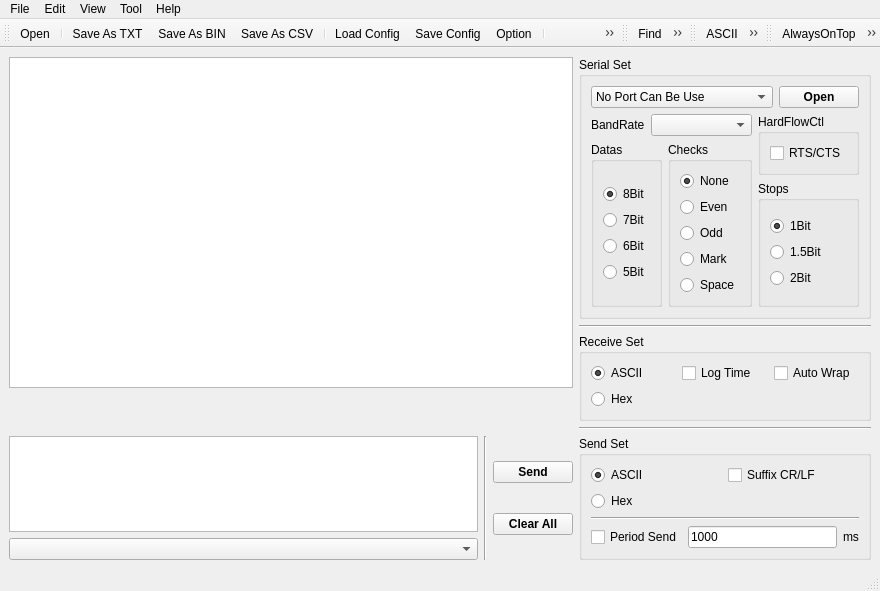
<?xml version="1.0" encoding="UTF-8"?>
<ui version="4.0">
 <class>SerialAssistantLXL</class>
 <widget class="QMainWindow" name="SerialAssistantLXL">
  <property name="geometry">
   <rect>
    <x>0</x>
    <y>0</y>
    <width>880</width>
    <height>571</height>
   </rect>
  </property>
  <property name="windowTitle">
   <string>SerialAssistantLXL</string>
  </property>
  <property name="windowIcon">
   <iconset>
    <normaloff>:/picture/images/Picture/7.jpg</normaloff>:/picture/images/Picture/7.jpg</iconset>
  </property>
  <widget class="QWidget" name="centralwidget">
   <layout class="QVBoxLayout" name="verticalLayout_19">
    <item>
     <layout class="QHBoxLayout" name="horizontalLayout_9" stretch="1,0">
      <item>
       <layout class="QVBoxLayout" name="verticalLayout_18" stretch="8,1,3">
        <item>
         <widget class="QTextBrowser" name="textBrowserReceive">
          <property name="acceptRichText">
           <bool>false</bool>
          </property>
          <property name="openLinks">
           <bool>false</bool>
          </property>
         </widget>
        </item>
        <item>
         <spacer name="verticalSpacer_6">
          <property name="orientation">
           <enum>Qt::Vertical</enum>
          </property>
          <property name="sizeHint" stdset="0">
           <size>
            <width>20</width>
            <height>40</height>
           </size>
          </property>
         </spacer>
        </item>
        <item>
         <layout class="QHBoxLayout" name="horizontalLayout_7">
          <item>
           <layout class="QVBoxLayout" name="verticalLayout_15">
            <item>
             <widget class="QTextEdit" name="textEditSend">
              <property name="whatsThis">
               <string>&lt;html&gt;&lt;head/&gt;&lt;body&gt;&lt;p&gt;&lt;br/&gt;&lt;/p&gt;&lt;/body&gt;&lt;/html&gt;</string>
              </property>
              <property name="acceptRichText">
               <bool>false</bool>
              </property>
             </widget>
            </item>
            <item>
             <widget class="QComboBox" name="comboBoxSndHistory"/>
            </item>
           </layout>
          </item>
          <item>
           <widget class="Line" name="line_4">
            <property name="orientation">
             <enum>Qt::Vertical</enum>
            </property>
           </widget>
          </item>
          <item>
           <layout class="QVBoxLayout" name="verticalLayout_14">
            <item>
             <spacer name="verticalSpacer_3">
              <property name="orientation">
               <enum>Qt::Vertical</enum>
              </property>
              <property name="sizeHint" stdset="0">
               <size>
                <width>20</width>
                <height>40</height>
               </size>
              </property>
             </spacer>
            </item>
            <item>
             <widget class="QPushButton" name="pushButtonSend">
              <property name="font">
               <font>
                <weight>75</weight>
                <bold>true</bold>
               </font>
              </property>
              <property name="text">
               <string>Send</string>
              </property>
              <property name="checkable">
               <bool>true</bool>
              </property>
             </widget>
            </item>
            <item>
             <spacer name="verticalSpacer_5">
              <property name="orientation">
               <enum>Qt::Vertical</enum>
              </property>
              <property name="sizeHint" stdset="0">
               <size>
                <width>20</width>
                <height>40</height>
               </size>
              </property>
             </spacer>
            </item>
            <item>
             <widget class="QPushButton" name="pushButtonClear">
              <property name="font">
               <font>
                <weight>75</weight>
                <bold>true</bold>
               </font>
              </property>
              <property name="text">
               <string>Clear All</string>
              </property>
             </widget>
            </item>
            <item>
             <spacer name="verticalSpacer_4">
              <property name="orientation">
               <enum>Qt::Vertical</enum>
              </property>
              <property name="sizeHint" stdset="0">
               <size>
                <width>20</width>
                <height>40</height>
               </size>
              </property>
             </spacer>
            </item>
           </layout>
          </item>
         </layout>
        </item>
       </layout>
      </item>
      <item>
       <layout class="QVBoxLayout" name="verticalLayout_17">
        <item>
         <widget class="QGroupBox" name="groupBox_5">
          <property name="font">
           <font>
            <italic>false</italic>
           </font>
          </property>
          <property name="title">
           <string>Serial Set</string>
          </property>
          <layout class="QVBoxLayout" name="verticalLayout_11">
           <item>
            <layout class="QVBoxLayout" name="verticalLayout_10">
             <item>
              <layout class="QHBoxLayout" name="horizontalLayout_2" stretch="1,0">
               <item>
                <widget class="QComboBox" name="comboBoxPort">
                 <property name="sizePolicy">
                  <sizepolicy hsizetype="Preferred" vsizetype="Fixed">
                   <horstretch>0</horstretch>
                   <verstretch>0</verstretch>
                  </sizepolicy>
                 </property>
                 <item>
                  <property name="text">
                   <string>No Port Can Be Use</string>
                  </property>
                 </item>
                </widget>
               </item>
               <item>
                <widget class="QPushButton" name="pushButtonOpen">
                 <property name="font">
                  <font>
                   <weight>75</weight>
                   <bold>true</bold>
                  </font>
                 </property>
                 <property name="text">
                  <string>Open</string>
                 </property>
                 <property name="checkable">
                  <bool>true</bool>
                 </property>
                 <property name="checked">
                  <bool>false</bool>
                 </property>
                </widget>
               </item>
              </layout>
             </item>
             <item>
              <layout class="QHBoxLayout" name="horizontalLayout_4">
               <item>
                <layout class="QVBoxLayout" name="verticalLayout_9">
                 <item>
                  <layout class="QHBoxLayout" name="horizontalLayout" stretch="0,1">
                   <item>
                    <widget class="QLabel" name="label">
                     <property name="text">
                      <string>BandRate</string>
                     </property>
                     <property name="buddy">
                      <cstring>comboBoxBand</cstring>
                     </property>
                    </widget>
                   </item>
                   <item>
                    <widget class="QComboBox" name="comboBoxBand">
                     <property name="currentText">
                      <string/>
                     </property>
                     <property name="currentIndex">
                      <number>-1</number>
                     </property>
                    </widget>
                   </item>
                  </layout>
                 </item>
                 <item>
                  <layout class="QHBoxLayout" name="horizontalLayout_3">
                   <item>
                    <widget class="QGroupBox" name="groupBox_datasize">
                     <property name="title">
                      <string>Datas</string>
                     </property>
                     <layout class="QVBoxLayout" name="verticalLayout_7">
                      <item>
                       <layout class="QVBoxLayout" name="verticalLayout">
                        <item>
                         <widget class="QRadioButton" name="radioButtonData8Bit">
                          <property name="text">
                           <string>8Bit</string>
                          </property>
                          <property name="checked">
                           <bool>true</bool>
                          </property>
                         </widget>
                        </item>
                        <item>
                         <widget class="QRadioButton" name="radioButtonData7Bit">
                          <property name="text">
                           <string>7Bit</string>
                          </property>
                         </widget>
                        </item>
                        <item>
                         <widget class="QRadioButton" name="radioButtonData6Bit">
                          <property name="text">
                           <string>6Bit</string>
                          </property>
                         </widget>
                        </item>
                        <item>
                         <widget class="QRadioButton" name="radioButtonData5Bit">
                          <property name="text">
                           <string>5Bit</string>
                          </property>
                         </widget>
                        </item>
                       </layout>
                      </item>
                     </layout>
                    </widget>
                   </item>
                   <item>
                    <widget class="QGroupBox" name="groupBox_parity">
                     <property name="title">
                      <string>Checks</string>
                     </property>
                     <layout class="QVBoxLayout" name="verticalLayout_5">
                      <item>
                       <layout class="QVBoxLayout" name="verticalLayout_3">
                        <item>
                         <widget class="QRadioButton" name="radioButtonParityNone">
                          <property name="text">
                           <string>None</string>
                          </property>
                          <property name="checked">
                           <bool>true</bool>
                          </property>
                         </widget>
                        </item>
                        <item>
                         <widget class="QRadioButton" name="radioButtonParityEven">
                          <property name="text">
                           <string>Even</string>
                          </property>
                         </widget>
                        </item>
                        <item>
                         <widget class="QRadioButton" name="radioButtonParityOdd">
                          <property name="text">
                           <string>Odd</string>
                          </property>
                         </widget>
                        </item>
                        <item>
                         <widget class="QRadioButton" name="radioButtonParityMark">
                          <property name="text">
                           <string>Mark</string>
                          </property>
                         </widget>
                        </item>
                        <item>
                         <widget class="QRadioButton" name="radioButtonSpace">
                          <property name="text">
                           <string>Space</string>
                          </property>
                         </widget>
                        </item>
                       </layout>
                      </item>
                     </layout>
                    </widget>
                   </item>
                  </layout>
                 </item>
                </layout>
               </item>
               <item>
                <layout class="QVBoxLayout" name="verticalLayout_8" stretch="0,1">
                 <item>
                  <widget class="QGroupBox" name="groupBox_4">
                   <property name="title">
                    <string>HardFlowCtl</string>
                   </property>
                   <layout class="QVBoxLayout" name="verticalLayout_4">
                    <item>
                     <widget class="QCheckBox" name="checkBoxFlowCtrl">
                      <property name="text">
                       <string>RTS/CTS</string>
                      </property>
                     </widget>
                    </item>
                   </layout>
                  </widget>
                 </item>
                 <item>
                  <widget class="QGroupBox" name="groupBox_stops">
                   <property name="title">
                    <string>Stops</string>
                   </property>
                   <layout class="QVBoxLayout" name="verticalLayout_6">
                    <item>
                     <layout class="QVBoxLayout" name="verticalLayout_2">
                      <item>
                       <widget class="QRadioButton" name="radioButtonStop1Bit">
                        <property name="text">
                         <string>1Bit</string>
                        </property>
                        <property name="checked">
                         <bool>true</bool>
                        </property>
                       </widget>
                      </item>
                      <item>
                       <widget class="QRadioButton" name="radioButtonStop1_5Bit">
                        <property name="text">
                         <string>1.5Bit</string>
                        </property>
                       </widget>
                      </item>
                      <item>
                       <widget class="QRadioButton" name="radioButtonStop2Bit">
                        <property name="text">
                         <string>2Bit</string>
                        </property>
                       </widget>
                      </item>
                     </layout>
                    </item>
                   </layout>
                  </widget>
                 </item>
                </layout>
               </item>
              </layout>
             </item>
            </layout>
           </item>
          </layout>
         </widget>
        </item>
        <item>
         <spacer name="verticalSpacer_8">
          <property name="orientation">
           <enum>Qt::Vertical</enum>
          </property>
          <property name="sizeHint" stdset="0">
           <size>
            <width>20</width>
            <height>40</height>
           </size>
          </property>
         </spacer>
        </item>
        <item>
         <widget class="Line" name="line_2">
          <property name="orientation">
           <enum>Qt::Horizontal</enum>
          </property>
         </widget>
        </item>
        <item>
         <spacer name="verticalSpacer">
          <property name="orientation">
           <enum>Qt::Vertical</enum>
          </property>
          <property name="sizeHint" stdset="0">
           <size>
            <width>20</width>
            <height>40</height>
           </size>
          </property>
         </spacer>
        </item>
        <item>
         <widget class="QGroupBox" name="groupBox_rcv">
          <property name="font">
           <font>
            <italic>false</italic>
           </font>
          </property>
          <property name="title">
           <string>Receive Set</string>
          </property>
          <property name="flat">
           <bool>false</bool>
          </property>
          <layout class="QVBoxLayout" name="verticalLayout_13">
           <item>
            <layout class="QHBoxLayout" name="horizontalLayout_8">
             <item>
              <widget class="QRadioButton" name="radioButtonRxAscii">
               <property name="text">
                <string>ASCII</string>
               </property>
               <property name="checked">
                <bool>true</bool>
               </property>
              </widget>
             </item>
             <item>
              <widget class="QCheckBox" name="checkBoxRxRecordTime">
               <property name="text">
                <string>Log Time</string>
               </property>
              </widget>
             </item>
             <item>
              <widget class="QCheckBox" name="checkBoxRxAutoCLRF">
               <property name="text">
                <string>Auto Wrap</string>
               </property>
              </widget>
             </item>
            </layout>
           </item>
           <item>
            <widget class="QRadioButton" name="radioButtonRxHex">
             <property name="text">
              <string>Hex</string>
             </property>
            </widget>
           </item>
          </layout>
         </widget>
        </item>
        <item>
         <spacer name="verticalSpacer_7">
          <property name="orientation">
           <enum>Qt::Vertical</enum>
          </property>
          <property name="sizeHint" stdset="0">
           <size>
            <width>20</width>
            <height>40</height>
           </size>
          </property>
         </spacer>
        </item>
        <item>
         <widget class="Line" name="line_3">
          <property name="orientation">
           <enum>Qt::Horizontal</enum>
          </property>
         </widget>
        </item>
        <item>
         <spacer name="verticalSpacer_2">
          <property name="orientation">
           <enum>Qt::Vertical</enum>
          </property>
          <property name="sizeHint" stdset="0">
           <size>
            <width>20</width>
            <height>40</height>
           </size>
          </property>
         </spacer>
        </item>
        <item>
         <widget class="QGroupBox" name="groupBox_snd">
          <property name="title">
           <string>Send Set</string>
          </property>
          <layout class="QVBoxLayout" name="verticalLayout_16">
           <item>
            <layout class="QVBoxLayout" name="verticalLayout_12">
             <item>
              <layout class="QHBoxLayout" name="horizontalLayout_6">
               <item>
                <widget class="QRadioButton" name="radioButtonTxAscii">
                 <property name="text">
                  <string>ASCII</string>
                 </property>
                 <property name="checked">
                  <bool>true</bool>
                 </property>
                </widget>
               </item>
               <item>
                <widget class="QCheckBox" name="checkBoxTxAutoCRLF">
                 <property name="text">
                  <string>Suffix CR/LF</string>
                 </property>
                </widget>
               </item>
              </layout>
             </item>
             <item>
              <widget class="QRadioButton" name="radioButtonTxHex">
               <property name="text">
                <string>Hex</string>
               </property>
              </widget>
             </item>
             <item>
              <widget class="Line" name="line">
               <property name="orientation">
                <enum>Qt::Horizontal</enum>
               </property>
              </widget>
             </item>
             <item>
              <layout class="QHBoxLayout" name="horizontalLayout_5">
               <item>
                <widget class="QCheckBox" name="checkBoxTxPeriodEnable">
                 <property name="whatsThis">
                  <string>&lt;html&gt;&lt;head/&gt;&lt;body&gt;&lt;p&gt;&lt;br/&gt;&lt;/p&gt;&lt;/body&gt;&lt;/html&gt;</string>
                 </property>
                 <property name="text">
                  <string>Period Send</string>
                 </property>
                </widget>
               </item>
               <item>
                <widget class="QLineEdit" name="lineEditPeriodMs">
                 <property name="text">
                  <string>1000</string>
                 </property>
                </widget>
               </item>
               <item>
                <widget class="QLabel" name="label_2">
                 <property name="text">
                  <string>ms</string>
                 </property>
                 <property name="buddy">
                  <cstring>lineEditPeriodMs</cstring>
                 </property>
                </widget>
               </item>
              </layout>
             </item>
            </layout>
           </item>
          </layout>
         </widget>
        </item>
       </layout>
      </item>
     </layout>
    </item>
   </layout>
  </widget>
  <widget class="QMenuBar" name="menubar">
   <property name="geometry">
    <rect>
     <x>0</x>
     <y>0</y>
     <width>880</width>
     <height>23</height>
    </rect>
   </property>
   <widget class="QMenu" name="menuFile">
    <property name="title">
     <string>File</string>
    </property>
    <addaction name="actionOpen"/>
    <addaction name="separator"/>
    <addaction name="actionSaveAsTXT"/>
    <addaction name="actionSaveAsBIN"/>
    <addaction name="actionSaveAsCSV"/>
    <addaction name="separator"/>
    <addaction name="actionLoadConfig"/>
    <addaction name="actionSaveConfig"/>
    <addaction name="actionOption"/>
    <addaction name="separator"/>
    <addaction name="actionPrintPreview"/>
    <addaction name="actionPrint"/>
    <addaction name="separator"/>
    <addaction name="actionClose"/>
    <addaction name="actionQuit"/>
   </widget>
   <widget class="QMenu" name="menuTools">
    <property name="title">
     <string>Tool</string>
    </property>
    <addaction name="actionASCII"/>
    <addaction name="actionCRC"/>
    <addaction name="actionCheckSum"/>
    <addaction name="separator"/>
    <addaction name="actionStatisticalPie"/>
    <addaction name="actionStatisticalHist"/>
    <addaction name="actionStatisticalLine"/>
    <addaction name="separator"/>
    <addaction name="actionCalculator"/>
    <addaction name="actionCalendar"/>
   </widget>
   <widget class="QMenu" name="menuView">
    <property name="title">
     <string>View</string>
    </property>
    <addaction name="actionAlwaysOnTop"/>
    <addaction name="actionConfig"/>
    <addaction name="actionToolBarDisplay"/>
    <addaction name="actionEditBarDisplay"/>
    <addaction name="actionFileBarDispaly"/>
    <addaction name="separator"/>
   </widget>
   <widget class="QMenu" name="menuEdit">
    <property name="title">
     <string>Edit</string>
    </property>
    <addaction name="actionFind"/>
    <addaction name="separator"/>
    <addaction name="actionClearSend"/>
    <addaction name="actionClearSendHistory"/>
    <addaction name="actionClearReceive"/>
    <addaction name="actionClearAll"/>
   </widget>
   <widget class="QMenu" name="menuHelp">
    <property name="title">
     <string>Help</string>
    </property>
    <addaction name="actionHelp"/>
    <addaction name="actionAbout"/>
   </widget>
   <addaction name="menuFile"/>
   <addaction name="menuEdit"/>
   <addaction name="menuView"/>
   <addaction name="menuTools"/>
   <addaction name="menuHelp"/>
  </widget>
  <widget class="QToolBar" name="fileToolBar">
   <property name="windowTitle">
    <string>toolBar</string>
   </property>
   <attribute name="toolBarArea">
    <enum>TopToolBarArea</enum>
   </attribute>
   <attribute name="toolBarBreak">
    <bool>false</bool>
   </attribute>
   <addaction name="actionOpen"/>
   <addaction name="separator"/>
   <addaction name="actionSaveAsTXT"/>
   <addaction name="actionSaveAsBIN"/>
   <addaction name="actionSaveAsCSV"/>
   <addaction name="separator"/>
   <addaction name="actionLoadConfig"/>
   <addaction name="actionSaveConfig"/>
   <addaction name="actionOption"/>
   <addaction name="separator"/>
   <addaction name="actionPrintPreview"/>
   <addaction name="actionPrint"/>
  </widget>
  <widget class="QStatusBar" name="statusBar"/>
  <widget class="QToolBar" name="editToolBar">
   <property name="windowTitle">
    <string>toolBar</string>
   </property>
   <attribute name="toolBarArea">
    <enum>TopToolBarArea</enum>
   </attribute>
   <attribute name="toolBarBreak">
    <bool>false</bool>
   </attribute>
   <addaction name="actionFind"/>
   <addaction name="separator"/>
   <addaction name="actionClearReceive"/>
   <addaction name="actionClearSend"/>
   <addaction name="actionClearAll"/>
   <addaction name="actionClearSendHistory"/>
  </widget>
  <widget class="QToolBar" name="toolToolBar">
   <property name="windowTitle">
    <string>toolBar</string>
   </property>
   <attribute name="toolBarArea">
    <enum>TopToolBarArea</enum>
   </attribute>
   <attribute name="toolBarBreak">
    <bool>false</bool>
   </attribute>
   <addaction name="actionASCII"/>
   <addaction name="actionCRC"/>
   <addaction name="actionCheckSum"/>
   <addaction name="separator"/>
   <addaction name="actionStatisticalPie"/>
   <addaction name="actionStatisticalHist"/>
   <addaction name="actionStatisticalLine"/>
   <addaction name="separator"/>
   <addaction name="actionCalculator"/>
   <addaction name="actionCalendar"/>
  </widget>
  <widget class="QToolBar" name="viewToolBar">
   <property name="windowTitle">
    <string>toolBar</string>
   </property>
   <attribute name="toolBarArea">
    <enum>TopToolBarArea</enum>
   </attribute>
   <attribute name="toolBarBreak">
    <bool>false</bool>
   </attribute>
   <addaction name="actionAlwaysOnTop"/>
   <addaction name="actionConfig"/>
   <addaction name="separator"/>
   <addaction name="actionLayoutHorizontal"/>
   <addaction name="actionLayoutVertical"/>
   <addaction name="actionLayoutGrid"/>
   <addaction name="actionLayoutUserDefine"/>
   <addaction name="separator"/>
  </widget>
  <action name="actionSaveAsCSV">
   <property name="icon">
    <iconset resource="GUI_Source.qrc">
     <normaloff>:/png/images/png/csvFile.png</normaloff>:/png/images/png/csvFile.png</iconset>
   </property>
   <property name="text">
    <string>Save As CSV</string>
   </property>
  </action>
  <action name="actionSaveAsTXT">
   <property name="icon">
    <iconset resource="GUI_Source.qrc">
     <normaloff>:/png/images/png/txt.png</normaloff>:/png/images/png/txt.png</iconset>
   </property>
   <property name="text">
    <string>Save As TXT</string>
   </property>
   <property name="shortcut">
    <string>Ctrl+S</string>
   </property>
  </action>
  <action name="actionSaveAsBIN">
   <property name="icon">
    <iconset resource="GUI_Source.qrc">
     <normaloff>:/png/images/png/binary.png</normaloff>:/png/images/png/binary.png</iconset>
   </property>
   <property name="text">
    <string>Save As BIN</string>
   </property>
  </action>
  <action name="actionSaveConfig">
   <property name="icon">
    <iconset resource="GUI_Source.qrc">
     <normaloff>:/png/images/png/configuration.png</normaloff>:/png/images/png/configuration.png</iconset>
   </property>
   <property name="text">
    <string>Save Config</string>
   </property>
  </action>
  <action name="actionLoadConfig">
   <property name="icon">
    <iconset resource="GUI_Source.qrc">
     <normaloff>:/png/images/png/configuration.png</normaloff>:/png/images/png/configuration.png</iconset>
   </property>
   <property name="text">
    <string>Load Config</string>
   </property>
  </action>
  <action name="actionCRC">
   <property name="checkable">
    <bool>true</bool>
   </property>
   <property name="text">
    <string>CRC</string>
   </property>
  </action>
  <action name="actionASCII">
   <property name="checkable">
    <bool>true</bool>
   </property>
   <property name="icon">
    <iconset resource="GUI_Source.qrc">
     <normaloff>:/png/images/png/ascii.png</normaloff>:/png/images/png/ascii.png</iconset>
   </property>
   <property name="text">
    <string>ASCII</string>
   </property>
  </action>
  <action name="actionClearSendHistory">
   <property name="icon">
    <iconset resource="GUI_Source.qrc">
     <normaloff>:/png/images/png/editclear.png</normaloff>:/png/images/png/editclear.png</iconset>
   </property>
   <property name="text">
    <string>ClearSendHistory</string>
   </property>
   <property name="toolTip">
    <string>ClearSendHistory</string>
   </property>
  </action>
  <action name="actionCheckSum">
   <property name="checkable">
    <bool>true</bool>
   </property>
   <property name="icon">
    <iconset resource="GUI_Source.qrc">
     <normaloff>:/png/images/png/sum.png</normaloff>:/png/images/png/sum.png</iconset>
   </property>
   <property name="text">
    <string>CheckSum</string>
   </property>
  </action>
  <action name="actionHelp">
   <property name="icon">
    <iconset resource="GUI_Source.qrc">
     <normaloff>:/png/images/png/Help_and_Support.png</normaloff>:/png/images/png/Help_and_Support.png</iconset>
   </property>
   <property name="text">
    <string>Help</string>
   </property>
  </action>
  <action name="actionAbout">
   <property name="icon">
    <iconset resource="GUI_Source.qrc">
     <normaloff>:/png/images/png/about.png</normaloff>:/png/images/png/about.png</iconset>
   </property>
   <property name="text">
    <string>About</string>
   </property>
  </action>
  <action name="actionAlwaysOnTop">
   <property name="checkable">
    <bool>true</bool>
   </property>
   <property name="icon">
    <iconset resource="GUI_Source.qrc">
     <normaloff>:/png/images/png/top.png</normaloff>:/png/images/png/top.png</iconset>
   </property>
   <property name="text">
    <string>AlwaysOnTop</string>
   </property>
  </action>
  <action name="actionClearReceive">
   <property name="icon">
    <iconset resource="GUI_Source.qrc">
     <normaloff>:/png/images/png/editclear.png</normaloff>:/png/images/png/editclear.png</iconset>
   </property>
   <property name="text">
    <string>ClearReceive</string>
   </property>
   <property name="toolTip">
    <string>ClearReceive</string>
   </property>
  </action>
  <action name="actionClearSend">
   <property name="icon">
    <iconset resource="GUI_Source.qrc">
     <normaloff>:/png/images/png/editclear.png</normaloff>:/png/images/png/editclear.png</iconset>
   </property>
   <property name="text">
    <string>ClearSend</string>
   </property>
   <property name="toolTip">
    <string>ClearSend</string>
   </property>
  </action>
  <action name="actionClearAll">
   <property name="icon">
    <iconset resource="GUI_Source.qrc">
     <normaloff>:/png/images/png/editclear.png</normaloff>:/png/images/png/editclear.png</iconset>
   </property>
   <property name="text">
    <string>ClearAll</string>
   </property>
   <property name="toolTip">
    <string>ClearAll</string>
   </property>
  </action>
  <action name="actionLayoutHorizontal">
   <property name="checkable">
    <bool>true</bool>
   </property>
   <property name="icon">
    <iconset resource="GUI_Source.qrc">
     <normaloff>:/png/images/png/Horizontal.png</normaloff>:/png/images/png/Horizontal.png</iconset>
   </property>
   <property name="text">
    <string>LayoutHorizontal</string>
   </property>
  </action>
  <action name="actionLayoutVertical">
   <property name="checkable">
    <bool>true</bool>
   </property>
   <property name="icon">
    <iconset resource="GUI_Source.qrc">
     <normaloff>:/png/images/png/Vertical.png</normaloff>:/png/images/png/Vertical.png</iconset>
   </property>
   <property name="text">
    <string>LayoutVertical</string>
   </property>
  </action>
  <action name="actionLayoutGrid">
   <property name="checkable">
    <bool>true</bool>
   </property>
   <property name="icon">
    <iconset resource="GUI_Source.qrc">
     <normaloff>:/png/images/png/grid.png</normaloff>:/png/images/png/grid.png</iconset>
   </property>
   <property name="text">
    <string>LayoutGrid</string>
   </property>
  </action>
  <action name="actionLayoutUserDefine">
   <property name="checkable">
    <bool>true</bool>
   </property>
   <property name="icon">
    <iconset resource="GUI_Source.qrc">
     <normaloff>:/png/images/png/layoutUserDefine.png</normaloff>:/png/images/png/layoutUserDefine.png</iconset>
   </property>
   <property name="text">
    <string>LayoutUserDefine</string>
   </property>
  </action>
  <action name="actionOpen">
   <property name="icon">
    <iconset resource="GUI_Source.qrc">
     <normaloff>:/png/images/png/fileopen.png</normaloff>:/png/images/png/fileopen.png</iconset>
   </property>
   <property name="text">
    <string>Open</string>
   </property>
   <property name="shortcut">
    <string>Ctrl+O</string>
   </property>
  </action>
  <action name="actionFind">
   <property name="icon">
    <iconset resource="GUI_Source.qrc">
     <normaloff>:/png/images/png/increase.png</normaloff>:/png/images/png/increase.png</iconset>
   </property>
   <property name="text">
    <string>Find</string>
   </property>
   <property name="shortcut">
    <string>Ctrl+F</string>
   </property>
  </action>
  <action name="actionConfig">
   <property name="checkable">
    <bool>true</bool>
   </property>
   <property name="icon">
    <iconset resource="GUI_Source.qrc">
     <normaloff>:/png/images/png/configuration1.png</normaloff>:/png/images/png/configuration1.png</iconset>
   </property>
   <property name="text">
    <string>ConfigWin</string>
   </property>
  </action>
  <action name="actionStatisticalPie">
   <property name="checkable">
    <bool>true</bool>
   </property>
   <property name="icon">
    <iconset resource="GUI_Source.qrc">
     <normaloff>:/png/images/png/stats_pie.png</normaloff>:/png/images/png/stats_pie.png</iconset>
   </property>
   <property name="text">
    <string>StatisticalPie</string>
   </property>
  </action>
  <action name="actionOption">
   <property name="icon">
    <iconset resource="GUI_Source.qrc">
     <normaloff>:/png/images/png/slider_tool.png</normaloff>:/png/images/png/slider_tool.png</iconset>
   </property>
   <property name="text">
    <string>Option</string>
   </property>
  </action>
  <action name="actionStatisticalHist">
   <property name="checkable">
    <bool>true</bool>
   </property>
   <property name="icon">
    <iconset resource="GUI_Source.qrc">
     <normaloff>:/png/images/png/stats_hist.png</normaloff>:/png/images/png/stats_hist.png</iconset>
   </property>
   <property name="text">
    <string>StatisticalHist</string>
   </property>
  </action>
  <action name="actionStatisticalLine">
   <property name="checkable">
    <bool>true</bool>
   </property>
   <property name="icon">
    <iconset resource="GUI_Source.qrc">
     <normaloff>:/png/images/png/stats_lines.png</normaloff>:/png/images/png/stats_lines.png</iconset>
   </property>
   <property name="text">
    <string>StatisticalLine</string>
   </property>
  </action>
  <action name="actionPrint">
   <property name="icon">
    <iconset resource="GUI_Source.qrc">
     <normaloff>:/png/images/png/print1.png</normaloff>:/png/images/png/print1.png</iconset>
   </property>
   <property name="text">
    <string>Print</string>
   </property>
  </action>
  <action name="actionPrintPreview">
   <property name="icon">
    <iconset resource="GUI_Source.qrc">
     <normaloff>:/png/images/png/print.png</normaloff>:/png/images/png/print.png</iconset>
   </property>
   <property name="text">
    <string>PrintPreview</string>
   </property>
  </action>
  <action name="actionClose">
   <property name="icon">
    <iconset resource="GUI_Source.qrc">
     <normaloff>:/png/images/png/close.png</normaloff>:/png/images/png/close.png</iconset>
   </property>
   <property name="text">
    <string>Close</string>
   </property>
  </action>
  <action name="actionQuit">
   <property name="icon">
    <iconset resource="GUI_Source.qrc">
     <normaloff>:/png/images/png/filequit.png</normaloff>:/png/images/png/filequit.png</iconset>
   </property>
   <property name="text">
    <string>Quit</string>
   </property>
  </action>
  <action name="actionCalculator">
   <property name="checkable">
    <bool>true</bool>
   </property>
   <property name="icon">
    <iconset resource="GUI_Source.qrc">
     <normaloff>:/png/images/png/calculator.png</normaloff>:/png/images/png/calculator.png</iconset>
   </property>
   <property name="text">
    <string>Calculator</string>
   </property>
  </action>
  <action name="actionCalendar">
   <property name="checkable">
    <bool>true</bool>
   </property>
   <property name="icon">
    <iconset resource="GUI_Source.qrc">
     <normaloff>:/png/images/png/calendar.png</normaloff>:/png/images/png/calendar.png</iconset>
   </property>
   <property name="text">
    <string>Calendar</string>
   </property>
  </action>
  <action name="actionToolBarDisplay">
   <property name="checkable">
    <bool>true</bool>
   </property>
   <property name="text">
    <string>ToolBar</string>
   </property>
   <property name="toolTip">
    <string>ToolBarDisplay</string>
   </property>
  </action>
  <action name="actionEditBarDisplay">
   <property name="checkable">
    <bool>true</bool>
   </property>
   <property name="text">
    <string>EditBar</string>
   </property>
   <property name="toolTip">
    <string>EditBarDisplay</string>
   </property>
  </action>
  <action name="actionFileBarDispaly">
   <property name="checkable">
    <bool>true</bool>
   </property>
   <property name="text">
    <string>FileBar</string>
   </property>
  </action>
 </widget>
 <tabstops>
  <tabstop>pushButtonOpen</tabstop>
  <tabstop>comboBoxBand</tabstop>
  <tabstop>checkBoxFlowCtrl</tabstop>
  <tabstop>radioButtonData8Bit</tabstop>
  <tabstop>radioButtonData7Bit</tabstop>
  <tabstop>radioButtonData6Bit</tabstop>
  <tabstop>radioButtonData5Bit</tabstop>
  <tabstop>radioButtonParityNone</tabstop>
  <tabstop>radioButtonParityEven</tabstop>
  <tabstop>comboBoxPort</tabstop>
  <tabstop>radioButtonParityOdd</tabstop>
  <tabstop>radioButtonParityMark</tabstop>
  <tabstop>radioButtonSpace</tabstop>
  <tabstop>radioButtonStop1Bit</tabstop>
  <tabstop>radioButtonStop1_5Bit</tabstop>
  <tabstop>radioButtonStop2Bit</tabstop>
  <tabstop>radioButtonRxAscii</tabstop>
  <tabstop>checkBoxRxRecordTime</tabstop>
  <tabstop>checkBoxRxAutoCLRF</tabstop>
  <tabstop>radioButtonRxHex</tabstop>
  <tabstop>radioButtonTxAscii</tabstop>
  <tabstop>checkBoxTxAutoCRLF</tabstop>
  <tabstop>radioButtonTxHex</tabstop>
  <tabstop>checkBoxTxPeriodEnable</tabstop>
  <tabstop>lineEditPeriodMs</tabstop>
  <tabstop>pushButtonSend</tabstop>
  <tabstop>pushButtonClear</tabstop>
  <tabstop>comboBoxSndHistory</tabstop>
  <tabstop>textEditSend</tabstop>
  <tabstop>textBrowserReceive</tabstop>
 </tabstops>
 <resources>
  <include location="GUI_Source.qrc"/>
 </resources>
 <connections/>
</ui>
